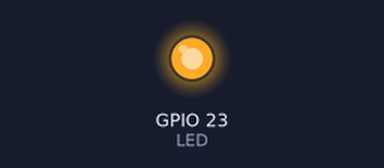
The program below on a simulated Raspberry Pi (BCM pin numbers). Parts: output pins drawn as LEDs (lit = HIGH). At 31.0 s the program stops and its outputs stay as they are.

Above: at 1.4 s.
At 5.7 s:
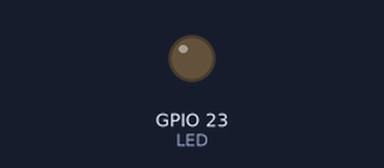
Timing chart, 0 to 8.1 s (numbered marks = the images above):
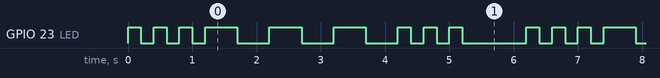

The program:

LED_SOS.py
```python
import RPi.GPIO as GPIO
import time

LED = 23

GPIO.setmode(GPIO.BCM)
GPIO.setup(LED, GPIO.OUT)
GPIO.output(LED, GPIO.HIGH)
GPIO.output(LED, GPIO.LOW)
for i in range (5):
        GPIO.output(LED, GPIO.HIGH)
        time.sleep(0.2)
        GPIO.output(LED, GPIO.LOW)
        time.sleep(0.2)
        GPIO.output(LED, GPIO.HIGH)
        time.sleep(0.2)
        GPIO.output(LED, GPIO.LOW)
        time.sleep(0.2)
        GPIO.output(LED, GPIO.HIGH)
        time.sleep(0.2)
        GPIO.output(LED, GPIO.LOW)
        time.sleep(0.2)
        GPIO.output(LED, GPIO.HIGH)
        time.sleep(0.5)
        GPIO.output(LED, GPIO.LOW)
        time.sleep(0.5)
        GPIO.output(LED, GPIO.HIGH)
        time.sleep(0.5)
        GPIO.output(LED, GPIO.LOW)
        time.sleep(0.5)
        GPIO.output(LED, GPIO.HIGH)
        time.sleep(0.5)
        GPIO.output(LED, GPIO.LOW)
        time.sleep(0.5)
        GPIO.output(LED, GPIO.HIGH)
        time.sleep(0.2)
        GPIO.output(LED, GPIO.LOW)
        time.sleep(0.2)
        GPIO.output(LED, GPIO.HIGH)
        time.sleep(0.2)
        GPIO.output(LED, GPIO.LOW)
        time.sleep(0.2)
        GPIO.output(LED, GPIO.HIGH)
        time.sleep(0.2)
        GPIO.output(LED, GPIO.LOW)
        time.sleep(1)
```

Measured:
- by itself, GPIO 23 (LED): repeats every 6.2 s: 2 × (LOW 0.20 s, HIGH 0.20 s), LOW 0.20 s, 3 × (HIGH 0.50 s, LOW 0.50 s), 2 × (HIGH 0.20 s, LOW 0.20 s), HIGH 0.20 s, LOW 1.0 s, HIGH 0.20 s
- by itself, everything shown: repeats every 6.2 s, in 18 steps
